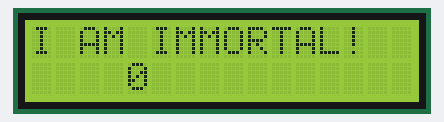
Bench run of a sketch on a simulated Arduino Uno, built with avr-gcc and run on an emulated ATmega328P. On the bench: 16×2 character LCD.

Above: at 0.1 s.
At 4.1 s:
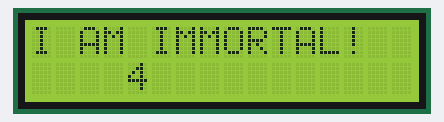
At 9.1 s:
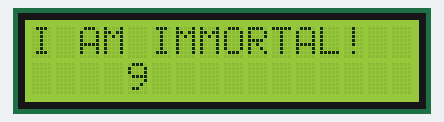
At 19.1 s:
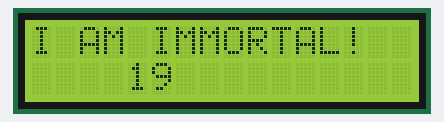
At 29.1 s:
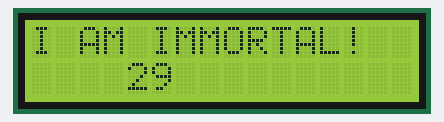
At 39.1 s:
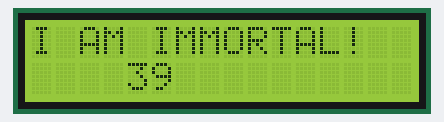

Measured:
- what the display in image 1 shows lasts 1.0 s, from 4.0 s to 5.0 s

The sketch:

2022-11-16_LCD_Lab_1.ino
```cpp
// include the library code:
#include <LiquidCrystal.h>

// initialize the library with the numbers of the interface pins
LiquidCrystal lcd(12, 11, 5, 4, 3, 2);

void setup() {
  lcd.begin(16, 2);
  lcd.print("I AM IMMORTAL!");
}

void loop() {
  lcd.setCursor(4, 1);
  lcd.print(millis() / 1000);
}
```
